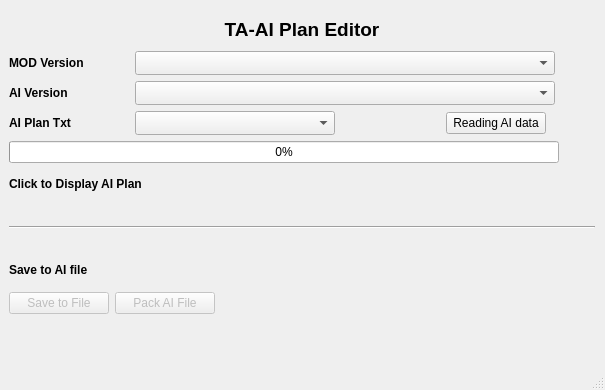
<?xml version="1.0" encoding="UTF-8"?>
<ui version="4.0">
 <class>MainWindow</class>
 <widget class="QMainWindow" name="MainWindow">
  <property name="geometry">
   <rect>
    <x>0</x>
    <y>0</y>
    <width>605</width>
    <height>390</height>
   </rect>
  </property>
  <property name="sizePolicy">
   <sizepolicy hsizetype="Preferred" vsizetype="Preferred">
    <horstretch>0</horstretch>
    <verstretch>0</verstretch>
   </sizepolicy>
  </property>
  <property name="minimumSize">
   <size>
    <width>605</width>
    <height>390</height>
   </size>
  </property>
  <property name="maximumSize">
   <size>
    <width>605</width>
    <height>390</height>
   </size>
  </property>
  <property name="windowTitle">
   <string>MainWindow</string>
  </property>
  <property name="iconSize">
   <size>
    <width>24</width>
    <height>24</height>
   </size>
  </property>
  <property name="toolButtonStyle">
   <enum>Qt::ToolButtonTextOnly</enum>
  </property>
  <property name="documentMode">
   <bool>false</bool>
  </property>
  <widget class="QWidget" name="centralwidget">
   <property name="sizePolicy">
    <sizepolicy hsizetype="Expanding" vsizetype="Preferred">
     <horstretch>0</horstretch>
     <verstretch>0</verstretch>
    </sizepolicy>
   </property>
   <widget class="QWidget" name="layoutWidget">
    <property name="geometry">
     <rect>
      <x>9</x>
      <y>14</y>
      <width>586</width>
      <height>300</height>
     </rect>
    </property>
    <layout class="QVBoxLayout" name="verticalLayout">
     <item>
      <layout class="QHBoxLayout" name="horizontalLayout">
       <item>
        <spacer name="horizontalSpacer_3">
         <property name="orientation">
          <enum>Qt::Horizontal</enum>
         </property>
         <property name="sizeHint" stdset="0">
          <size>
           <width>100</width>
           <height>20</height>
          </size>
         </property>
        </spacer>
       </item>
       <item>
        <widget class="QLabel" name="lable_MainTitle">
         <property name="enabled">
          <bool>true</bool>
         </property>
         <property name="styleSheet">
          <string notr="true">            font-family: &quot;Courier New&quot;;
            font-size: 20px;
            font-weight: bold;
</string>
         </property>
         <property name="text">
          <string>&lt;html&gt;&lt;head/&gt;&lt;body&gt;&lt;p align=&quot;center&quot;&gt;&lt;span style=&quot; font-size:14pt;&quot;&gt;TA-AI Plan Editor&lt;/span&gt;&lt;/p&gt;&lt;/body&gt;&lt;/html&gt;</string>
         </property>
        </widget>
       </item>
       <item>
        <spacer name="horizontalSpacer_2">
         <property name="orientation">
          <enum>Qt::Horizontal</enum>
         </property>
         <property name="sizeHint" stdset="0">
          <size>
           <width>125</width>
           <height>20</height>
          </size>
         </property>
        </spacer>
       </item>
      </layout>
     </item>
     <item>
      <layout class="QHBoxLayout" name="horizontalLayout_2">
       <item>
        <widget class="QLabel" name="label_TA_Dir">
         <property name="minimumSize">
          <size>
           <width>120</width>
           <height>0</height>
          </size>
         </property>
         <property name="maximumSize">
          <size>
           <width>120</width>
           <height>16777215</height>
          </size>
         </property>
         <property name="text">
          <string>&lt;html&gt;&lt;head/&gt;&lt;body&gt;&lt;p&gt;&lt;span style=&quot; font-weight:700;&quot;&gt;MOD Version&lt;/span&gt;&lt;/p&gt;&lt;/body&gt;&lt;/html&gt;</string>
         </property>
        </widget>
       </item>
       <item>
        <widget class="QComboBox" name="comboBox_mod">
         <property name="sizePolicy">
          <sizepolicy hsizetype="Fixed" vsizetype="Fixed">
           <horstretch>0</horstretch>
           <verstretch>0</verstretch>
          </sizepolicy>
         </property>
         <property name="minimumSize">
          <size>
           <width>420</width>
           <height>0</height>
          </size>
         </property>
         <property name="maximumSize">
          <size>
           <width>420</width>
           <height>16777215</height>
          </size>
         </property>
         <property name="styleSheet">
          <string notr="true">            font-family: &quot;Courier New&quot;;
            font-size: 14px;
            font-weight: bold;</string>
         </property>
        </widget>
       </item>
       <item>
        <spacer name="horizontalSpacer">
         <property name="orientation">
          <enum>Qt::Horizontal</enum>
         </property>
         <property name="sizeHint" stdset="0">
          <size>
           <width>30</width>
           <height>13</height>
          </size>
         </property>
        </spacer>
       </item>
      </layout>
     </item>
     <item>
      <layout class="QHBoxLayout" name="horizontalLayout_3">
       <item>
        <widget class="QLabel" name="label_3">
         <property name="minimumSize">
          <size>
           <width>120</width>
           <height>0</height>
          </size>
         </property>
         <property name="maximumSize">
          <size>
           <width>120</width>
           <height>16777215</height>
          </size>
         </property>
         <property name="text">
          <string>&lt;html&gt;&lt;head/&gt;&lt;body&gt;&lt;p&gt;&lt;span style=&quot; font-weight:700;&quot;&gt;AI Version&lt;/span&gt;&lt;/p&gt;&lt;/body&gt;&lt;/html&gt;</string>
         </property>
        </widget>
       </item>
       <item>
        <widget class="QComboBox" name="comboBox_AIVersion">
         <property name="sizePolicy">
          <sizepolicy hsizetype="Fixed" vsizetype="Fixed">
           <horstretch>0</horstretch>
           <verstretch>0</verstretch>
          </sizepolicy>
         </property>
         <property name="minimumSize">
          <size>
           <width>420</width>
           <height>0</height>
          </size>
         </property>
         <property name="maximumSize">
          <size>
           <width>420</width>
           <height>16777215</height>
          </size>
         </property>
         <property name="styleSheet">
          <string notr="true">            font-family: &quot;Courier New&quot;;
            font-size: 14px;
            font-weight: bold;</string>
         </property>
        </widget>
       </item>
       <item>
        <spacer name="horizontalSpacer_10">
         <property name="orientation">
          <enum>Qt::Horizontal</enum>
         </property>
         <property name="sizeHint" stdset="0">
          <size>
           <width>30</width>
           <height>20</height>
          </size>
         </property>
        </spacer>
       </item>
      </layout>
     </item>
     <item>
      <layout class="QHBoxLayout" name="horizontalLayout_4">
       <item>
        <widget class="QLabel" name="label_AiText">
         <property name="minimumSize">
          <size>
           <width>120</width>
           <height>0</height>
          </size>
         </property>
         <property name="maximumSize">
          <size>
           <width>120</width>
           <height>16777215</height>
          </size>
         </property>
         <property name="text">
          <string>&lt;html&gt;&lt;head/&gt;&lt;body&gt;&lt;p&gt;&lt;span style=&quot; font-weight:700; color:#000000;&quot;&gt;AI Plan Txt&lt;/span&gt;&lt;/p&gt;&lt;/body&gt;&lt;/html&gt;</string>
         </property>
        </widget>
       </item>
       <item>
        <widget class="QComboBox" name="comboBox_AiText">
         <property name="sizePolicy">
          <sizepolicy hsizetype="Fixed" vsizetype="Fixed">
           <horstretch>0</horstretch>
           <verstretch>0</verstretch>
          </sizepolicy>
         </property>
         <property name="minimumSize">
          <size>
           <width>200</width>
           <height>0</height>
          </size>
         </property>
         <property name="maximumSize">
          <size>
           <width>200</width>
           <height>16777215</height>
          </size>
         </property>
         <property name="styleSheet">
          <string notr="true">            font-family: &quot;Courier New&quot;;
            font-size: 14px;
            font-weight: bold;</string>
         </property>
        </widget>
       </item>
       <item>
        <spacer name="horizontalSpacer_4">
         <property name="orientation">
          <enum>Qt::Horizontal</enum>
         </property>
         <property name="sizeHint" stdset="0">
          <size>
           <width>105</width>
           <height>20</height>
          </size>
         </property>
        </spacer>
       </item>
       <item>
        <widget class="QPushButton" name="pushButton_ReadAi">
         <property name="minimumSize">
          <size>
           <width>100</width>
           <height>0</height>
          </size>
         </property>
         <property name="maximumSize">
          <size>
           <width>100</width>
           <height>16777215</height>
          </size>
         </property>
         <property name="text">
          <string>Reading AI data</string>
         </property>
        </widget>
       </item>
       <item>
        <spacer name="horizontalSpacer_5">
         <property name="orientation">
          <enum>Qt::Horizontal</enum>
         </property>
         <property name="sizeHint" stdset="0">
          <size>
           <width>30</width>
           <height>20</height>
          </size>
         </property>
        </spacer>
       </item>
      </layout>
     </item>
     <item>
      <widget class="QProgressBar" name="progressBar">
       <property name="minimumSize">
        <size>
         <width>550</width>
         <height>0</height>
        </size>
       </property>
       <property name="maximumSize">
        <size>
         <width>550</width>
         <height>16777215</height>
        </size>
       </property>
       <property name="value">
        <number>0</number>
       </property>
      </widget>
     </item>
     <item>
      <layout class="QHBoxLayout" name="horizontalLayout_7">
       <item>
        <widget class="QLabel" name="label">
         <property name="text">
          <string>&lt;html&gt;&lt;head/&gt;&lt;body&gt;&lt;p&gt;&lt;span style=&quot; font-weight:700;&quot;&gt;Click to Display AI Plan&lt;/span&gt;&lt;/p&gt;&lt;/body&gt;&lt;/html&gt;</string>
         </property>
        </widget>
       </item>
       <item>
        <spacer name="horizontalSpacer_9">
         <property name="orientation">
          <enum>Qt::Horizontal</enum>
         </property>
         <property name="sizeHint" stdset="0">
          <size>
           <width>40</width>
           <height>20</height>
          </size>
         </property>
        </spacer>
       </item>
      </layout>
     </item>
     <item>
      <layout class="QHBoxLayout" name="horizontalLayout_limit">
       <item>
        <spacer name="horizontalSpacer_6">
         <property name="orientation">
          <enum>Qt::Horizontal</enum>
         </property>
         <property name="sizeType">
          <enum>QSizePolicy::Minimum</enum>
         </property>
         <property name="sizeHint" stdset="0">
          <size>
           <width>10</width>
           <height>20</height>
          </size>
         </property>
        </spacer>
       </item>
      </layout>
     </item>
     <item>
      <layout class="QHBoxLayout" name="horizontalLayout_32">
       <item>
        <widget class="Line" name="line">
         <property name="orientation">
          <enum>Qt::Horizontal</enum>
         </property>
        </widget>
       </item>
      </layout>
     </item>
     <item>
      <layout class="QHBoxLayout" name="horizontalLayout_weight">
       <item>
        <spacer name="horizontalSpacer_7">
         <property name="orientation">
          <enum>Qt::Horizontal</enum>
         </property>
         <property name="sizeType">
          <enum>QSizePolicy::Minimum</enum>
         </property>
         <property name="sizeHint" stdset="0">
          <size>
           <width>10</width>
           <height>20</height>
          </size>
         </property>
        </spacer>
       </item>
      </layout>
     </item>
     <item>
      <layout class="QHBoxLayout" name="horizontalLayout_9">
       <item>
        <widget class="QLabel" name="label_2">
         <property name="text">
          <string>&lt;html&gt;&lt;head/&gt;&lt;body&gt;&lt;p&gt;&lt;span style=&quot; font-weight:700;&quot;&gt;Save to AI file&lt;/span&gt;&lt;/p&gt;&lt;/body&gt;&lt;/html&gt;</string>
         </property>
        </widget>
       </item>
       <item>
        <spacer name="horizontalSpacer_11">
         <property name="orientation">
          <enum>Qt::Horizontal</enum>
         </property>
         <property name="sizeHint" stdset="0">
          <size>
           <width>40</width>
           <height>20</height>
          </size>
         </property>
        </spacer>
       </item>
      </layout>
     </item>
     <item>
      <layout class="QHBoxLayout" name="horizontalLayout_6">
       <item>
        <widget class="QPushButton" name="pushButton_writefile">
         <property name="enabled">
          <bool>false</bool>
         </property>
         <property name="minimumSize">
          <size>
           <width>100</width>
           <height>0</height>
          </size>
         </property>
         <property name="maximumSize">
          <size>
           <width>100</width>
           <height>16777215</height>
          </size>
         </property>
         <property name="text">
          <string>Save to File</string>
         </property>
        </widget>
       </item>
       <item>
        <widget class="QPushButton" name="pushButton_packfile">
         <property name="enabled">
          <bool>false</bool>
         </property>
         <property name="minimumSize">
          <size>
           <width>100</width>
           <height>0</height>
          </size>
         </property>
         <property name="maximumSize">
          <size>
           <width>100</width>
           <height>16777215</height>
          </size>
         </property>
         <property name="text">
          <string>Pack AI File</string>
         </property>
        </widget>
       </item>
       <item>
        <spacer name="horizontalSpacer_12">
         <property name="orientation">
          <enum>Qt::Horizontal</enum>
         </property>
         <property name="sizeHint" stdset="0">
          <size>
           <width>40</width>
           <height>20</height>
          </size>
         </property>
        </spacer>
       </item>
      </layout>
     </item>
    </layout>
   </widget>
  </widget>
  <widget class="QMenuBar" name="menubar">
   <property name="geometry">
    <rect>
     <x>0</x>
     <y>0</y>
     <width>605</width>
     <height>17</height>
    </rect>
   </property>
  </widget>
  <widget class="QStatusBar" name="statusbar"/>
 </widget>
 <resources/>
 <connections/>
</ui>
